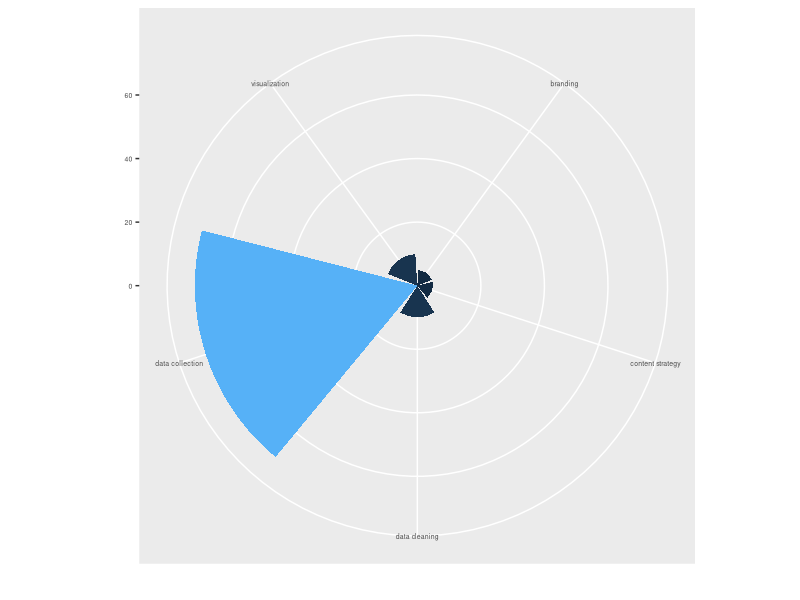
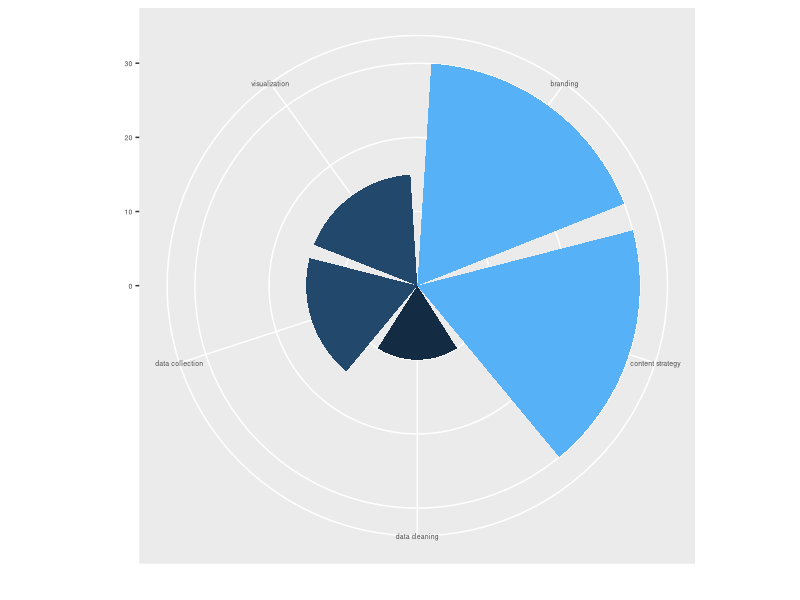

Recreate these plots in R, in order.
##################################
### Pie charts as infographics ###
### IWT website ##################
##################################

# packages
library(ggplot2)

# load data
pie <- read.csv("pie.csv", sep = ",", header = TRUE)
levels(pie$activity) <- gsub(" ", "\n", levels(pie$activity)) # puts line breaks in spaces on axis labels

# create counterfactul pie
ggplot(data = pie, aes(x = activity, y = usual, fill = usual)) +
  geom_bar(stat = "identity") +
  labs(fill = "") +
  ylab("") +
  xlab("") +
  coord_polar(theta = "x") +
  theme(legend.position = "none") +
  theme(axis.text = element_text(size = 5))

# create IWT pie
ggplot(data = pie, aes(x = activity, y = IWT, fill = IWT)) +
  geom_bar(stat = "identity") +
  labs(fill = "") +
  ylab("") +
  xlab("") +
  coord_polar(theta = "x") +
  theme(legend.position = "none") +
  theme(axis.text = element_text(size = 5)) 



